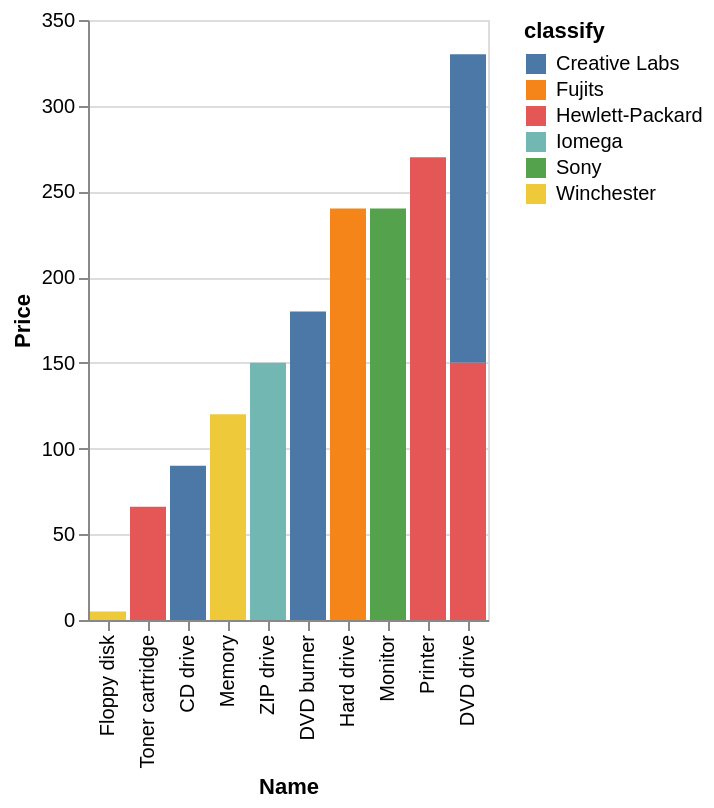

The Vega-Lite source for this figure:
### Vega-Lite specification from a JSON file in a GitHub repository (floating-point values rounded to 4 significant figures)
{"data": {"values": [{"x_data": "CD drive", "y_data": 90, "classify": "Creative Labs"}, {"x_data": "DVD burner", "y_data": 180, "classify": "Creative Labs"}, {"x_data": "DVD drive", "y_data": 180, "classify": "Creative Labs"}, {"x_data": "Floppy disk", "y_data": 0, "classify": "Creative Labs"}, {"x_data": "Hard drive", "y_data": 0, "classify": "Creative Labs"}, {"x_data": "Memory", "y_data": 0, "classify": "Creative Labs"}, {"x_data": "Monitor", "y_data": 0, "classify": "Creative Labs"}, {"x_data": "Printer", "y_data": 0, "classify": "Creative Labs"}, {"x_data": "Toner cartridge", "y_data": 0, "classify": "Creative Labs"}, {"x_data": "ZIP drive", "y_data": 0, "classify": "Creative Labs"}, {"x_data": "CD drive", "y_data": 0, "classify": "Fujits"}, {"x_data": "DVD burner", "y_data": 0, "classify": "Fujits"}, {"x_data": "DVD drive", "y_data": 0, "classify": "Fujits"}, {"x_data": "Floppy disk", "y_data": 0, "classify": "Fujits"}, {"x_data": "Hard drive", "y_data": 240, "classify": "Fujits"}, {"x_data": "Memory", "y_data": 0, "classify": "Fujits"}, {"x_data": "Monitor", "y_data": 0, "classify": "Fujits"}, {"x_data": "Printer", "y_data": 0, "classify": "Fujits"}, {"x_data": "Toner cartridge", "y_data": 0, "classify": "Fujits"}, {"x_data": "ZIP drive", "y_data": 0, "classify": "Fujits"}, {"x_data": "CD drive", "y_data": 0, "classify": "Hewlett-Packard"}, {"x_data": "DVD burner", "y_data": 0, "classify": "Hewlett-Packard"}, {"x_data": "DVD drive", "y_data": 150, "classify": "Hewlett-Packard"}, {"x_data": "Floppy disk", "y_data": 0, "classify": "Hewlett-Packard"}, {"x_data": "Hard drive", "y_data": 0, "classify": "Hewlett-Packard"}, {"x_data": "Memory", "y_data": 0, "classify": "Hewlett-Packard"}, {"x_data": "Monitor", "y_data": 0, "classify": "Hewlett-Packard"}, {"x_data": "Printer", "y_data": 270, "classify": "Hewlett-Packard"}, {"x_data": "Toner cartridge", "y_data": 66, "classify": "Hewlett-Packard"}, {"x_data": "ZIP drive", "y_data": 0, "classify": "Hewlett-Packard"}, {"x_data": "CD drive", "y_data": 0, "classify": "Iomega"}, {"x_data": "DVD burner", "y_data": 0, "classify": "Iomega"}, {"x_data": "DVD drive", "y_data": 0, "classify": "Iomega"}, {"x_data": "Floppy disk", "y_data": 0, "classify": "Iomega"}, {"x_data": "Hard drive", "y_data": 0, "classify": "Iomega"}, {"x_data": "Memory", "y_data": 0, "classify": "Iomega"}, {"x_data": "Monitor", "y_data": 0, "classify": "Iomega"}, {"x_data": "Printer", "y_data": 0, "classify": "Iomega"}, {"x_data": "Toner cartridge", "y_data": 0, "classify": "Iomega"}, {"x_data": "ZIP drive", "y_data": 150, "classify": "Iomega"}, {"x_data": "CD drive", "y_data": 0, "classify": "Sony"}, {"x_data": "DVD burner", "y_data": 0, "classify": "Sony"}, {"x_data": "DVD drive", "y_data": 0, "classify": "Sony"}, {"x_data": "Floppy disk", "y_data": 0, "classify": "Sony"}, {"x_data": "Hard drive", "y_data": 0, "classify": "Sony"}, {"x_data": "Memory", "y_data": 0, "classify": "Sony"}, {"x_data": "Monitor", "y_data": 240, "classify": "Sony"}, {"x_data": "Printer", "y_data": 0, "classify": "Sony"}, {"x_data": "Toner cartridge", "y_data": 0, "classify": "Sony"}, {"x_data": "ZIP drive", "y_data": 0, "classify": "Sony"}, {"x_data": "CD drive", "y_data": 0, "classify": "Winchester"}, {"x_data": "DVD burner", "y_data": 0, "classify": "Winchester"}, {"x_data": "DVD drive", "y_data": 0, "classify": "Winchester"}, {"x_data": "Floppy disk", "y_data": 5, "classify": "Winchester"}, {"x_data": "Hard drive", "y_data": 0, "classify": "Winchester"}, {"x_data": "Memory", "y_data": 120, "classify": "Winchester"}, {"x_data": "Monitor", "y_data": 0, "classify": "Winchester"}, {"x_data": "Printer", "y_data": 0, "classify": "Winchester"}, {"x_data": "Toner cartridge", "y_data": 0, "classify": "Winchester"}, {"x_data": "ZIP drive", "y_data": 0, "classify": "Winchester"}]}, "mark": "bar", "encoding": {"x": {"field": "x_data", "type": "nominal", "title": "Name", "sort": {"op": "sum", "field": "y_data", "order": "ascending"}}, "y": {"field": "y_data", "type": "quantitative", "title": "Price"}, "color": {"field": "classify"}}}
